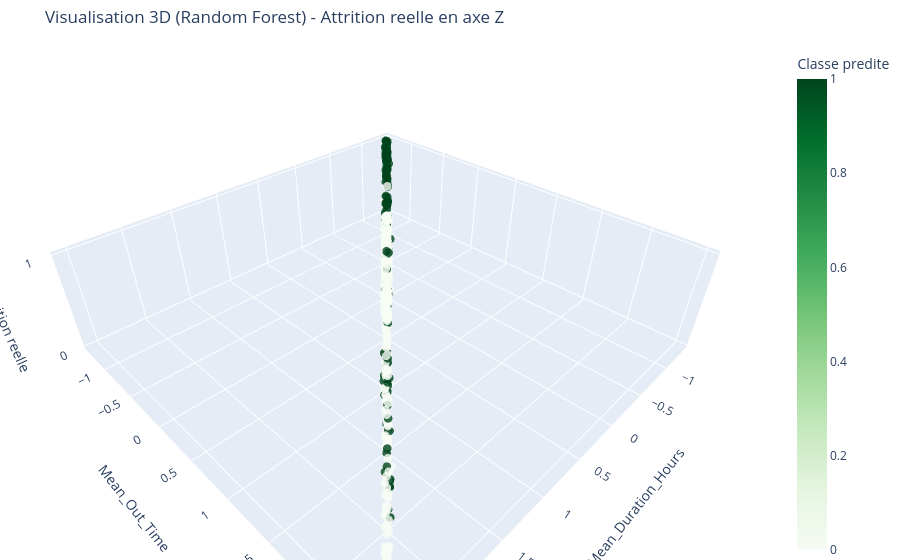

Source (notebook cell):
### Code cell
# Brique 25 - Visualisation 3D Plotly avec attrition en axe Z (Random Forest)

if len(available_xy_features) < 2:
    print('\nVisualisation 3D non generee: moins de 2 variables numeriques...')
else:
    viz_df_rf = X_valid[available_xy_features].copy()
    viz_df_rf['Attrition_Reelle'] = y_valid.values.astype(int)
    viz_df_rf['Prediction_Classe'] = y_pred_rf.astype(int)
    viz_df_rf['Prediction_Proba'] = y_pred_proba_rf

    hover_text_rf = [f"Attrition reelle: {int(a)}<br>Prediction classe: {int(pc)}<br>Probabilite: {p:.3f}" 
                     for a, pc, p in zip(viz_df_rf['Attrition_Reelle'], viz_df_rf['Prediction_Classe'], viz_df_rf['Prediction_Proba'])]

    fig_rf = go.Figure(data=[go.Scatter3d(
        x=viz_df_rf[available_xy_features[0]], y=viz_df_rf[available_xy_features[1]], z=viz_df_rf['Attrition_Reelle'], mode='markers',
        marker=dict(size=5, color=viz_df_rf['Prediction_Classe'], colorscale='Greens', cmin=0, cmax=1, opacity=0.8, colorbar=dict(title='Classe predite')),
        text=hover_text_rf, hovertemplate='%{text}<extra></extra>'
    )])

    fig_rf.update_layout(title='Visualisation 3D (Random Forest) - Attrition reelle en axe Z',
                         scene=dict(xaxis_title=available_xy_features[0], yaxis_title=available_xy_features[1], zaxis_title='Attrition reelle', zaxis=dict(tickmode='array', tickvals=[0, 1])),
                         margin=dict(l=0, r=0, b=0, t=45))
    fig_rf.show()

### Figure 1 — Plotly figure (JSON) as saved in the notebook; plotly's stock layout.template omitted (floating-point values rounded to 4 significant figures; data arrays with more than 128 entries replaced by an {"elided": "..."} marker saying what was removed)
{"data": [{"hovertemplate": "%{text}<extra></extra>", "marker": {"cmax": 1, "cmin": 0, "color": {"elided": "882 int values"}, "colorbar": {"title": {"text": "Classe predite"}}, "colorscale": [[0, "rgb(247,252,245)"], [0.125, "rgb(229,245,224)"], [0.25, "rgb(199,233,192)"], [0.375, "rgb(161,217,155)"], [0.5, "rgb(116,196,118)"], [0.625, "rgb(65,171,93)"], [0.75, "rgb(35,139,69)"], [0.875, "rgb(0,109,44)"], [1, "rgb(0,68,27)"]], "opacity": 0.8, "size": 5}, "mode": "markers", "text": {"elided": "882 str values"}, "type": "scatter3d", "x": {"elided": "882 float values"}, "y": {"elided": "882 float values"}, "z": {"elided": "882 int values"}}], "layout": {"margin": {"b": 0, "l": 0, "r": 0, "t": 45}, "scene": {"xaxis": {"title": {"text": "Mean_Duration_Hours"}}, "yaxis": {"title": {"text": "Mean_Out_Time"}}, "zaxis": {"tickmode": "array", "tickvals": [0, 1], "title": {"text": "Attrition reelle"}}}, "title": {"text": "Visualisation 3D (Random Forest) - Attrition reelle en axe Z"}}}
